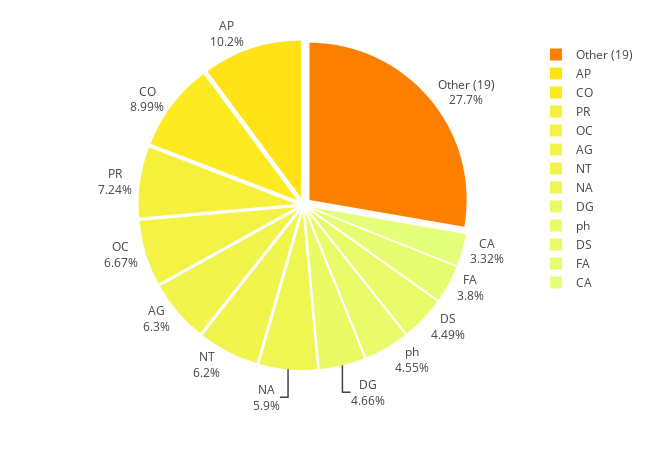

Here is the notebook cell this chart was saved with:
### Code cell
subsections_ratio(section, year, min_percent=3)

### Figure 1 — Plotly figure (JSON) as saved in the notebook; plotly's stock layout.template omitted (floating-point values rounded to 4 significant figures)
{"data": [{"hoverinfo": "text+value", "labels": ["AP", "CO", "PR", "OC", "AG", "NT", "NA", "DG", "ph", "DS", "FA", "CA", "Other (19)"], "marker": {"colors": ["#ffe317", "#fdea21", "#f5f03c", "#f3f245", "#f1f44b", "#f1f44d", "#eff551", "#eafa65", "#e9fb68", "#e9fb68", "#e6fd72", "#e4ff7a", "#fc7f00"]}, "pull": 0.05, "text": ["Analysis of PDEs", "Combinatorics", "Probability", "Optimization and Control", "Algebraic Geometry", "Number Theory", "Numerical Analysis", "Differential Geometry", "Dynamical Systems", "Functional Analysis", "Classical Analysis and ODEs", "Other subsections"], "textinfo": "label+percent", "textposition": "outside", "type": "pie", "values": [2238, 1982, 1595, 1470, 1389, 1367, 1300, 1028, 1002, 989, 838, 732, 6110]}], "layout": {"height": 450, "margin": {"t": 40}, "width": 650}}
